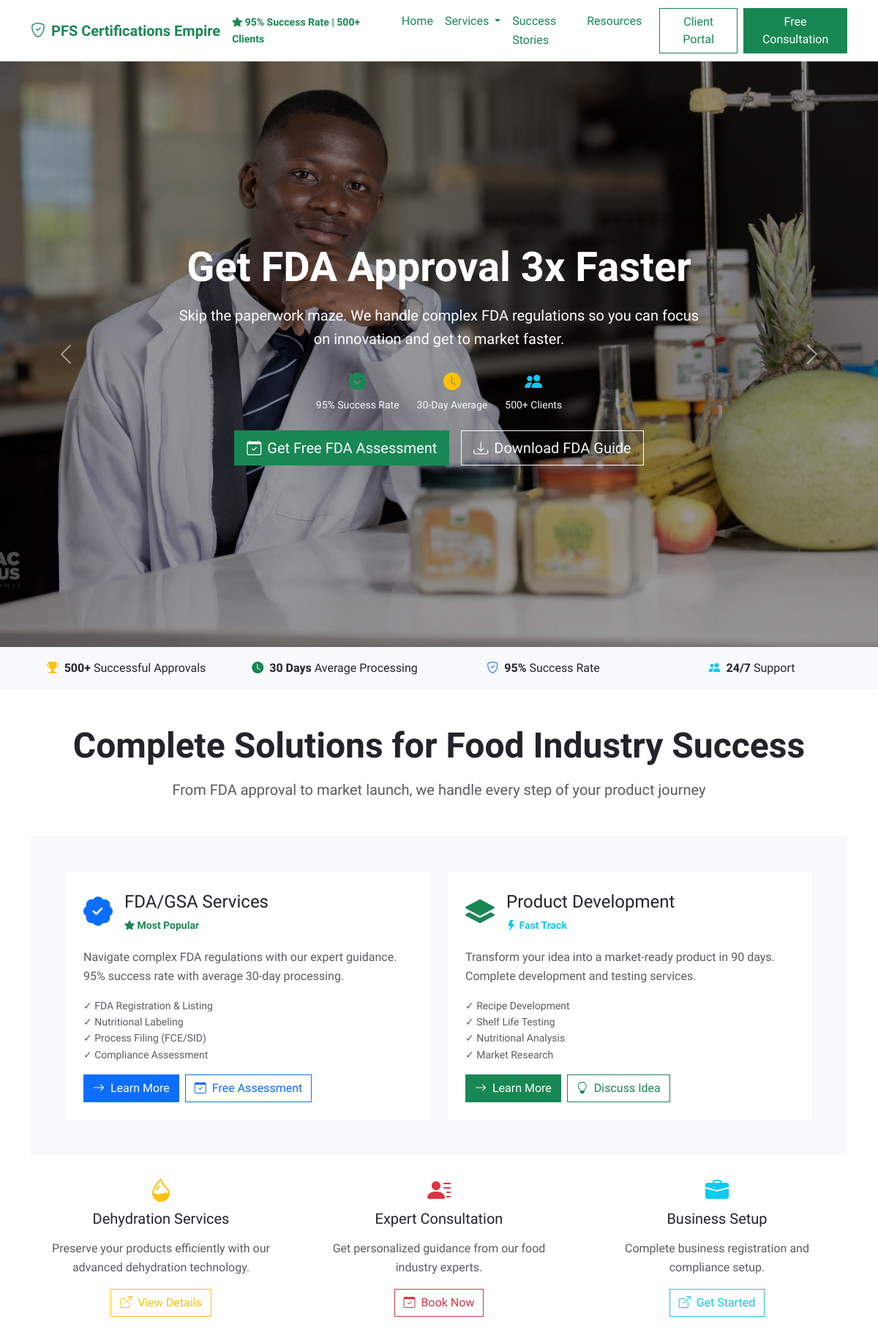
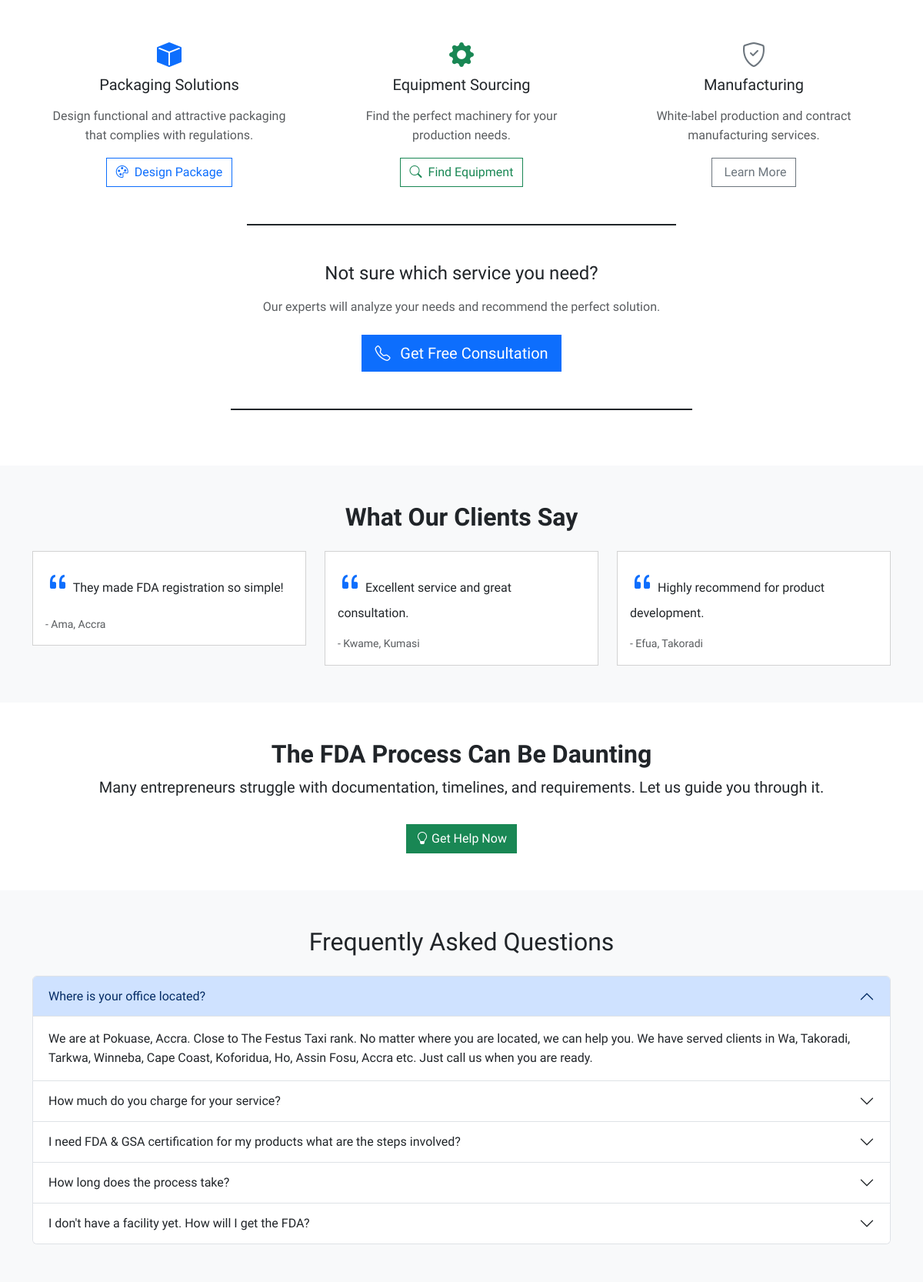
The page / (upper part) on the database its author committed (2 pictures, top to bottom).
### main/models.py (models this page shows, shortened)
class FAQ(models.Model):
    question = models.CharField(max_length=255)
    answer = CKEditor5Field(config_name='extends')
    order = models.PositiveIntegerField(default=0)
    is_active = models.BooleanField(default=True)
    class Meta:
        ordering = ['order']

### main/views.py (the view)
# urls.py: path('', home, name='home'),
def home(request):
    faqs = FAQ.objects.filter(is_active=True)
    context = {
        'faqs': faqs,
    }
    if request.user.is_authenticated:
        if request.user.is_superuser or request.user.is_staff:
            return redirect('admin-dashboard')
        else:
            return redirect('user-dashboard')
    return render(request, 'main/index.html', context)

### main/templates/main/index.html (shortened to what this page needs)
{% extends "main/base.html" %}
{% block navbar %}
<nav class="navbar navbar-expand-lg sticky-top shadow-sm bg-white">
  <div class="container">
    <a class="navbar-brand fw-bold d-flex align-items-center" href="{% url "home" %}">
      <i class="bi bi-shield-check text-success me-2"></i>
      PFS Certifications Empire
    </a>
    <div class="d-none d-md-flex align-items-center me-3">
      <small class="text-success fw-semibold">
        <i class="bi bi-star-fill"></i> 95% Success Rate | 500+ Clients
      </small>
    </div>
    <div class="collapse navbar-collapse justify-content-end" id="navbarNav">
      <ul class="navbar-nav me-3">
        <li class="nav-item">
          <a class="nav-link {% if request.path == '/' %}active{% endif %}" href="{% url 'home' %}">Home</a>
        </li>
        <li class="nav-item dropdown">
          <a class="nav-link dropdown-toggle" href="#" id="servicesDropdown" role="button" data-bs-toggle="dropdown" aria-expanded="false">
            Services
          </a>
        </li>
        <li class="nav-item">
          <a class="nav-link" href="{% url "home" %}#testimonials">Success Stories</a>
        </li>
        <li class="nav-item">
          <a class="nav-link" href="#resources">Resources</a>
        </li>
      </ul>
      <a href="{% url "login" %}" class="btn btn-outline-success me-2">Client Portal</a>
      <a href="{% url "sign_up" %}"  class="btn btn-success">Free Consultation</a>
    </div>
  </div>
</nav>
{% endblock navbar %}
{% block content %}
<div id="heroCarousel" class="carousel slide" data-bs-ride="carousel">
  <div class="carousel-inner">
    <div class="carousel-item active hero-slide">
      <div class="hero-overlay d-flex align-items-center justify-content-center text-center">
        <div class="container" data-aos="fade-up">
          <div class="row justify-content-center">
            <div class="col-lg-8">
              <h1 class="display-4 fw-bold mb-3">Get FDA Approval 3x Faster</h1>
              <p class="lead mb-4">Skip the paperwork maze. We handle complex FDA regulations so you can focus on innovation and get to market faster.</p>
              <div class="d-flex justify-content-center gap-4 mb-4 text-light">
                <div class="text-center">
                  <i class="bi bi-check-circle-fill fs-4 text-success"></i>
                  <small class="d-block">95% Success Rate</small>
                </div>
                <div class="text-center">
                  <i class="bi bi-clock-fill fs-4 text-warning"></i>
                  <small class="d-block">30-Day Average</small>
                </div>
                <div class="text-center">
                  <i class="bi bi-people-fill fs-4 text-info"></i>
                  <small class="d-block">500+ Clients</small>
                </div>
              </div>
              <div class="d-flex flex-column flex-md-row gap-3 justify-content-center">
                <a href="#consultation" class="btn btn-success btn-lg">
                  <i class="bi bi-calendar-check me-2"></i>Get Free FDA Assessment
                </a>
                <a href="#services" class="btn btn-outline-light btn-lg">
                  <i class="bi bi-download me-2"></i>Download FDA Guide
                </a>
              </div>
            </div>
          </div>
        </div>
      </div>
    </div>
  </div>
  <button class="carousel-control-prev" type="button" data-bs-target="#heroCarousel" data-bs-slide="prev">
    <span class="carousel-control-prev-icon" aria-hidden="true"></span>
  </button>
  <button class="carousel-control-next" type="button" data-bs-target="#heroCarousel" data-bs-slide="next">
    <span class="carousel-control-next-icon" aria-hidden="true"></span>
  </button>
</div>
<div class="bg-light py-3">
  <div class="container">
    <div class="row text-center">
      <div class="col-md-3">
        <div class="d-flex align-items-center justify-content-center">
          <i class="bi bi-trophy-fill text-warning me-2"></i>
          <span><strong>500+</strong> Successful Approvals</span>
        </div>
      </div>
      <div class="col-md-3">
        <div class="d-flex align-items-center justify-content-center">
          <i class="bi bi-clock-fill text-success me-2"></i>
          <span><strong>30 Days</strong> Average Processing</span>
        </div>
      </div>
      <div class="col-md-3">
        <div class="d-flex align-items-center justify-content-center">
          <i class="bi bi-shield-check text-primary me-2"></i>
          <span><strong>95%</strong> Success Rate</span>
        </div>
      </div>
      <div class="col-md-3">
        <div class="d-flex align-items-center justify-content-center">
          <i class="bi bi-people-fill text-info me-2"></i>
          <span><strong>24/7</strong> Support</span>
        </div>
      </div>
    </div>
  </div>
</div>
<section class="py-5" id="services">
  <div class="container">
    <div class="text-center mb-5">
      <h2 class="display-5 fw-bold mb-3" data-aos="fade-up">Complete Solutions for Food Industry Success</h2>
      <p class="lead text-muted" data-aos="fade-up" data-aos-delay="100">From FDA approval to market launch, we handle every step of your product journey</p>
    </div>
    <div class="bg-light p-5">
      <div class="row g-4">
        <div class="col-lg-6" data-aos="fade-up" data-aos-delay="100">
          <div class="card h-100 border-0 shadow-lg service-card-featured">
            <div class="card-body p-4">
              <div class="d-flex align-items-center mb-3">
                <i class="bi bi-patch-check-fill fs-1 text-primary me-3"></i>
                <div>
                  <h4 class="mb-1">FDA/GSA Services</h4>
                  <small class="text-success fw-semibold">
                    <i class="bi bi-star-fill"></i> Most Popular
                  </small>
                </div>
              </div>
              <p class="text-muted mb-3">Navigate complex FDA regulations with our expert guidance. 95% success rate with average 30-day processing.</p>
              <div class="mb-3">
                <small class="text-muted d-block">✓ FDA Registration & Listing</small>
                <small class="text-muted d-block">✓ Nutritional Labeling</small>
                <small class="text-muted d-block">✓ Process Filing (FCE/SID)</small>
                <small class="text-muted d-block">✓ Compliance Assessment</small>
              </div>
              <div class="d-flex gap-2">
                <a href="{% url "fda-services" %}" class="btn btn-primary">
                  <i class="bi bi-arrow-right me-1"></i> Learn More
                </a>
                <a href="#consultation" class="btn btn-outline-primary">
                  <i class="bi bi-calendar-check me-1"></i> Free Assessment
                </a>
              </div>
            </div>
          </div>
        </div>
        <div class="col-lg-6" data-aos="fade-up" data-aos-delay="200">
          <div class="card h-100 border-0 shadow-lg service-card-featured">
            <div class="card-body p-4">
              <div class="d-flex align-items-center mb-3">
                <i class="bi bi-layers-fill fs-1 text-success me-3"></i>
                <div>
                  <h4 class="mb-1">Product Development</h4>
                  <small class="text-info fw-semibold">
                    <i class="bi bi-lightning-fill"></i> Fast Track
                  </small>
                </div>
              </div>
              <p class="text-muted mb-3">Transform your idea into a market-ready product in 90 days. Complete development and testing services.</p>
              <div class="mb-3">
                <small class="text-muted d-block">✓ Recipe Development</small>
                <small class="text-muted d-block">✓ Shelf Life Testing</small>
                <small class="text-muted d-block">✓ Nutritional Analysis</small>
                <small class="text-muted d-block">✓ Market Research</small>
              </div>
              <div class="d-flex gap-2">
                <a href="{% url "fda-services" %}" class="btn btn-success">
                  <i class="bi bi-arrow-right me-1"></i> Learn More
                </a>
                <a href="#consultation" class="btn btn-outline-success">
                  <i class="bi bi-lightbulb me-1"></i> Discuss Idea
                </a>
              </div>
            </div>
          </div>
        </div>
      </div>
    </div>
    <div class="row g-4">
      <div class="col-lg-4 col-md-6" data-aos="fade-up" data-aos-delay="300">
        <div class="card h-100 border-0 shadow service-card-hover">
          <div class="card-body p-4 text-center">
            <i class="bi bi-droplet-half fs-2 text-warning mb-3"></i>
            <h5 class="mb-3">Dehydration Services</h5>
            <p class="text-muted mb-3">Preserve your products efficiently with our advanced dehydration technology.</p>
            <a href="{% url "fda-services" %}" class="btn btn-outline-warning">
              <i class="bi bi-box-arrow-up-right me-1"></i> View Details
            </a>
          </div>
        </div>
      </div>
      <div class="col-lg-4 col-md-6" data-aos="fade-up" data-aos-delay="400">
        <div class="card h-100 border-0 shadow service-card-hover">
          <div class="card-body p-4 text-center">
            <i class="bi bi-person-lines-fill fs-2 text-danger mb-3"></i>
            <h5 class="mb-3">Expert Consultation</h5>
            <p class="text-muted mb-3">Get personalized guidance from our food industry experts.</p>
            <a href="#consultation" class="btn btn-outline-danger">
              <i class="bi bi-calendar-check me-1"></i> Book Now
            </a>
          </div>
        </div>
      </div>
      <div class="col-lg-4 col-md-6" data-aos="fade-up" data-aos-delay="500">
        <div class="card h-100 border-0 shadow service-card-hover">
          <div class="card-body p-4 text-center">
            <i class="bi bi-briefcase-fill fs-2 text-info mb-3"></i>
            <h5 class="mb-3">Business Setup</h5>
            <p class="text-muted mb-3">Complete business registration and compliance setup.</p>
            <a href="{% url "fda-services" %}" class="btn btn-outline-info">
              <i class="bi bi-box-arrow-up-right me-1"></i> Get Started
            </a>
          </div>
        </div>
      </div>
      <div class="col-lg-4 col-md-6" data-aos="fade-up" data-aos-delay="600">
        <div class="card h-100 border-0 shadow service-card-hover">
          <div class="card-body p-4 text-center">
            <i class="bi bi-box-fill fs-2 text-primary mb-3"></i>
            <h5 class="mb-3">Packaging Solutions</h5>
            <p class="text-muted mb-3">Design functional and attractive packaging that complies with regulations.</p>
            <a href="{% url "fda-services" %}" class="btn btn-outline-primary">
              <i class="bi bi-palette me-1"></i> Design Package
            </a>
          </div>
        </div>
      </div>
      <div class="col-lg-4 col-md-6" data-aos="fade-up" data-aos-delay="700">
        <div class="card h-100 border-0 shadow service-card-hover">
          <div class="card-body p-4 text-center">
            <i class="bi bi-gear-fill fs-2 text-success mb-3"></i>
            <h5 class="mb-3">Equipment Sourcing</h5>
            <p class="text-muted mb-3">Find the perfect machinery for your production needs.</p>
            <a href="{% url "fda-services" %}" class="btn btn-outline-success">
              <i class="bi bi-search me-1"></i> Find Equipment
            </a>
          </div>
        </div>
      </div>
      <div class="col-lg-4 col-md-6" data-aos="fade-up" data-aos-delay="800">
        <div class="card h-100 border-0 shadow service-card-hover">
          <div class="card-body p-4 text-center">
            <i class="bi bi-shield-check fs-2 text-secondary mb-3"></i>
            <h5 class="mb-3">Manufacturing</h5>
            <p class="text-muted mb-3">White-label production and contract manufacturing services.</p>
            <a href="{% url "fda-services" %}" class="btn btn-outline-secondary">
               Learn More
            </a>
          </div>
        </div>
      </div>
    </div>
  <hr class="mx-auto my-4 w-50 border border-dark opacity-100">
    <div class="text-center mt-5 mb-5" data-aos="fade-up">
      <h4 class="mb-3">Not sure which service you need?</h4>
      <p class="text-muted mb-4">Our experts will analyze your needs and recommend the perfect solution.</p>
      <a href="#consultation" class="btn btn-primary btn-lg">
        <i class="bi bi-telephone me-2"></i> Get Free Consultation
      </a>
    </div>
  </div>
  <hr class="mx-auto my-4 w-50 border border-dark opacity-100">
</section>
<section class="bg-light py-5" id="testimonials">
  <div class="container">
    <h2 class="text-center mb-4 fw-bold" data-aos="fade-up">What Our Clients Say</h2>
    <div class="row g-4">
      <div class="col-md-4" data-aos="fade-up" data-aos-delay="100">
        <div class="card p-3">
          <p><i class="bi bi-quote fs-2 text-primary"></i> They made FDA registration so simple!</p>
          <small class="text-muted">- Ama, Accra</small>
        </div>
      </div>
      <div class="col-md-4" data-aos="fade-up" data-aos-delay="200">
        <div class="card p-3">
          <p><i class="bi bi-quote fs-2 text-primary"></i> Excellent service and great consultation.</p>
          <small class="text-muted">- Kwame, Kumasi</small>
        </div>
      </div>
      <div class="col-md-4" data-aos="fade-up" data-aos-delay="300">
        <div class="card p-3">
          <p><i class="bi bi-quote fs-2 text-primary"></i> Highly recommend for product development.</p>
          <small class="text-muted">- Efua, Takoradi</small>
        </div>
      </div>
    </div>
  </div>
</section>
<section class="py-5 bg-white">
  <div class="container text-center" data-aos="zoom-in">
    <h2 class="fw-bold">The FDA Process Can Be Daunting</h2>
    <p class="lead">Many entrepreneurs struggle with documentation, timelines, and requirements. Let us guide you through it.</p>
    <a href="{% url "login-redirect" %}" class="btn btn-success mt-3"><i class="bi bi-lightbulb"></i> Get Help Now</a>
  </div>
</section>
<section id="faqs" class="bg-light py-5">
    <div class="container">
        <h2 class="text-center mb-4">Frequently Asked Questions</h2>
        <div class="accordion" id="faqAccordion">
            {% for faq in faqs %}
                <div class="accordion-item">
                    <h2 class="accordion-header" id="faq{{ forloop.counter }}">
                        <button class="accordion-button {% if not forloop.first %}collapsed{% endif %}" type="button" data-bs-toggle="collapse" data-bs-target="#collapse{{ forloop.counter }}">
                            {{ faq.question }}
                        </button>
                    </h2>
                    <div id="collapse{{ forloop.counter }}" class="accordion-collapse collapse {% if forloop.first %}show{% endif %}" data-bs-parent="#faqAccordion">
                        <div class="accordion-body">
                            {{ faq.answer|safe }}
                        </div>
                    </div>
                </div>
            {% empty %}
                <p>No FAQs available at the moment.</p>
            {% endfor %}
        </div>
    </div>
</section>
{% endblock content %}

### rows shown on the page
FAQ: question "Where is your office located?", answer "We are at Pokuase, Accra. Close to The Festus Taxi rank. No matter where you are located, we can help you. We have served clients in Wa, Takoradi, Tarkwa, Winneba, Cape Coast, Koforidua, Ho, Assin Fosu, Accra etc. Just call us when you are ready."
FAQ: question "How much do you charge for your service?"
FAQ: question "I need FDA & GSA certification for my products what are the steps involved?"
FAQ: question "How long does the process take?"
FAQ: question "I don't have a facility yet. How will I get the FDA?"
